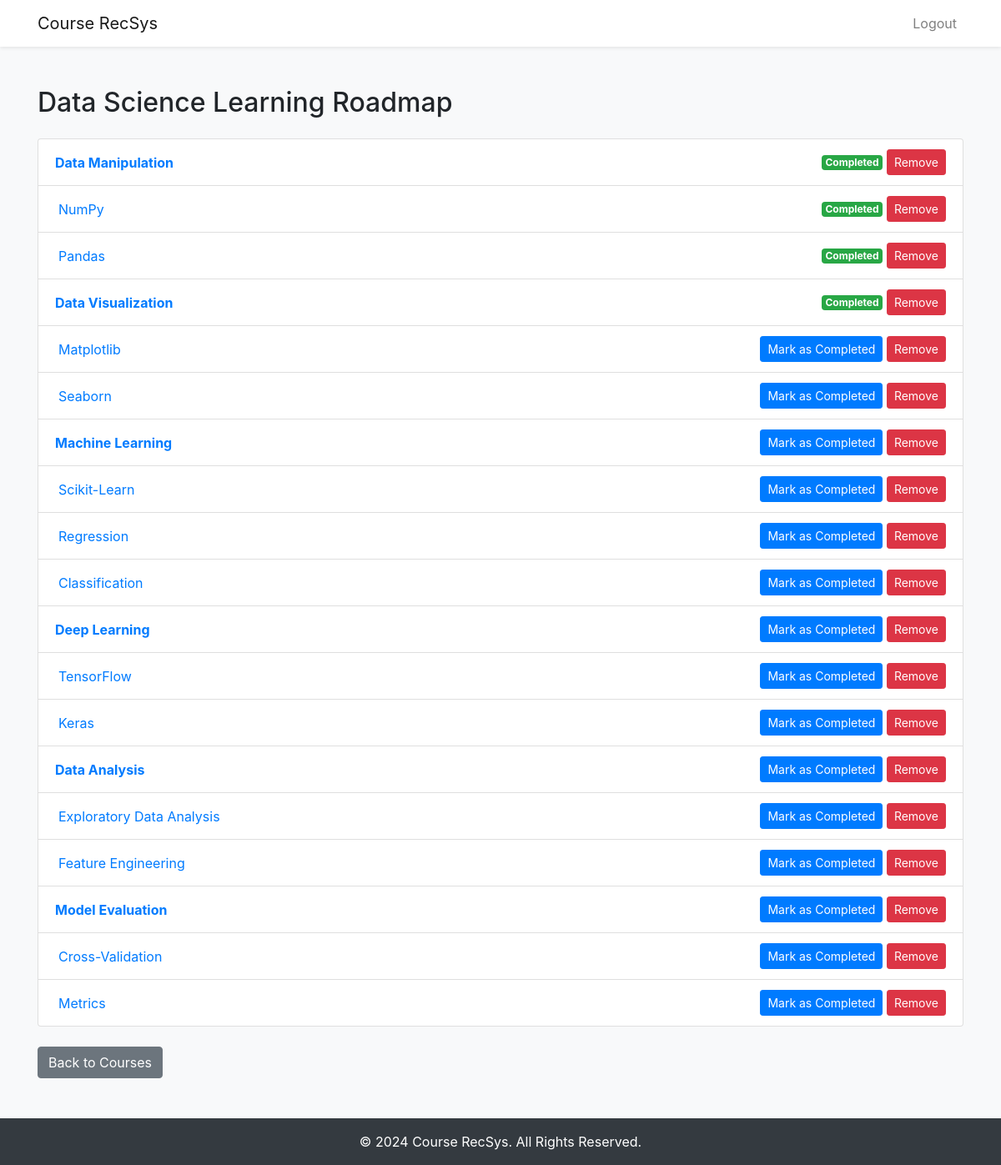
The app's page /roadmap/Data Science (signed in) with its own data.
### app.py (models this page shows)
class Roadmap(db.Model):
    id = db.Column(db.Integer, primary_key=True)
    user_id = db.Column(db.Integer, db.ForeignKey('user.id'))
    course_name = db.Column(db.String(150), nullable=False)
    topic = db.Column(db.String(150), nullable=False)  # Main topic
    subtopic = db.Column(db.String(150), nullable=True)  # Subtopic
    completed = db.Column(db.Boolean, default=False)

### app.py (the view)
@app.route('/roadmap/<course_name>', methods=['GET', 'POST'])
@login_required
def roadmap(course_name):
    course_topics = topics.get(course_name, {})
    if request.method == 'POST':
        topic = request.form['topic']
        new_topic = Roadmap(user_id=current_user.id, course_name=course_name, topic=topic, completed=False)
        db.session.add(new_topic)
        db.session.commit()
    roadmap = Roadmap.query.filter_by(user_id=current_user.id, course_name=course_name).all()
    return render_template('roadmap_page.html', course_name=course_name, course_topics=course_topics, roadmap=roadmap)

### app.py (called while the page is built)
@login_manager.user_loader
def load_user(user_id):
    return db.session.get(User, int(user_id))

### templates/roadmap_page.html (shortened to what this page needs)
<!DOCTYPE html>
<html lang="en">
<head>
    <link href="https://stackpath.bootstrapcdn.com/bootstrap/4.5.2/css/bootstrap.min.css" rel="stylesheet">
</head>
<body class="bg-light">
    <nav class="navbar navbar-expand-lg navbar-light bg-white shadow-sm">
        <div class="container">
            <a class="navbar-brand" href="/">Course RecSys</a>
            <div class="collapse navbar-collapse" id="navbarNav">
                <ul class="navbar-nav ml-auto">
                    <li class="nav-item">
                        <a class="nav-link" href="{{ url_for('logout') }}">Logout</a>
                    </li>
                </ul>
            </div>
        </div>
    </nav>
    <div class="container py-5">
        <h2>{{ course_name }} Learning Roadmap</h2>
        <ul class="list-group mt-4">
            {% for item in roadmap %}
                {% if not item.subtopic %}
                    <li class="list-group-item d-flex justify-content-between align-items-center">
                        <strong>
                            <a href="{{ url_for('module_page', course_name=course_name, topic=item.topic, subtopic=item.topic) }}">
                                {{ item.topic }}
                            </a>
                        </strong>
                        <span>
                            {% if item.completed %}
                                <span class="badge badge-success">Completed</span>
                            {% else %}
                                <form action="{{ url_for('complete_topic', roadmap_id=item.id) }}" method="POST" class="d-inline">
                                    <button type="submit" class="btn btn-sm btn-primary">Mark as Completed</button>
                                </form>
                            {% endif %}
                            <form action="{{ url_for('remove_topic', roadmap_id=item.id) }}" method="POST" class="d-inline">
                                <button type="submit" class="btn btn-sm btn-danger">Remove</button>
                            </form>
                        </span>
                    </li>
                {% else %}
                    <li class="list-group-item pl-4 d-flex justify-content-between align-items-center">
                        <span>
                            <a href="{{ url_for('module_page', course_name=course_name, topic=item.topic, subtopic=item.subtopic) }}">
                                {{ item.subtopic }}
                            </a>
                        </span>
                        <span>
                            {% if item.completed %}
                                <span class="badge badge-success">Completed</span>
                            {% else %}
                                <form action="{{ url_for('complete_topic', roadmap_id=item.id) }}" method="POST" class="d-inline">
                                    <button type="submit" class="btn btn-sm btn-primary">Mark as Completed</button>
                                </form>
                            {% endif %}
                            <form action="{{ url_for('remove_topic', roadmap_id=item.id) }}" method="POST" class="d-inline">
                                <button type="submit" class="btn btn-sm btn-danger">Remove</button>
                            </form>
                        </span>
                    </li>
                {% endif %}
            {% endfor %}
        </ul>
        <a href="/" class="btn btn-secondary mt-4">Back to Courses</a>
    </div>
    <footer class="bg-dark text-white text-center py-3 mt-auto">
        <div class="container">
            <p class="mb-0">© 2024 Course RecSys. All Rights Reserved.</p>
        </div>
    </footer>
</body>
</html>

### records on screen
Roadmap: topic "Data Manipulation", completed "Completed"
Roadmap: subtopic "NumPy", completed "Completed"
Roadmap: subtopic "Pandas", completed "Completed"
Roadmap: topic "Data Visualization", completed "Completed"
Roadmap: subtopic "Matplotlib"
Roadmap: subtopic "Seaborn"
Roadmap: topic "Machine Learning"
Roadmap: subtopic "Scikit-Learn"
Roadmap: subtopic "Regression"
Roadmap: subtopic "Classification"
Roadmap: topic "Deep Learning"
Roadmap: subtopic "TensorFlow"
Roadmap: subtopic "Keras"
Roadmap: topic "Data Analysis"
Roadmap: subtopic "Exploratory Data Analysis"
Roadmap: subtopic "Feature Engineering"
Roadmap: topic "Model Evaluation"
Roadmap: subtopic "Cross-Validation"
Roadmap: subtopic "Metrics"

### other values on screen
{{ course_name }} "Data Science"
